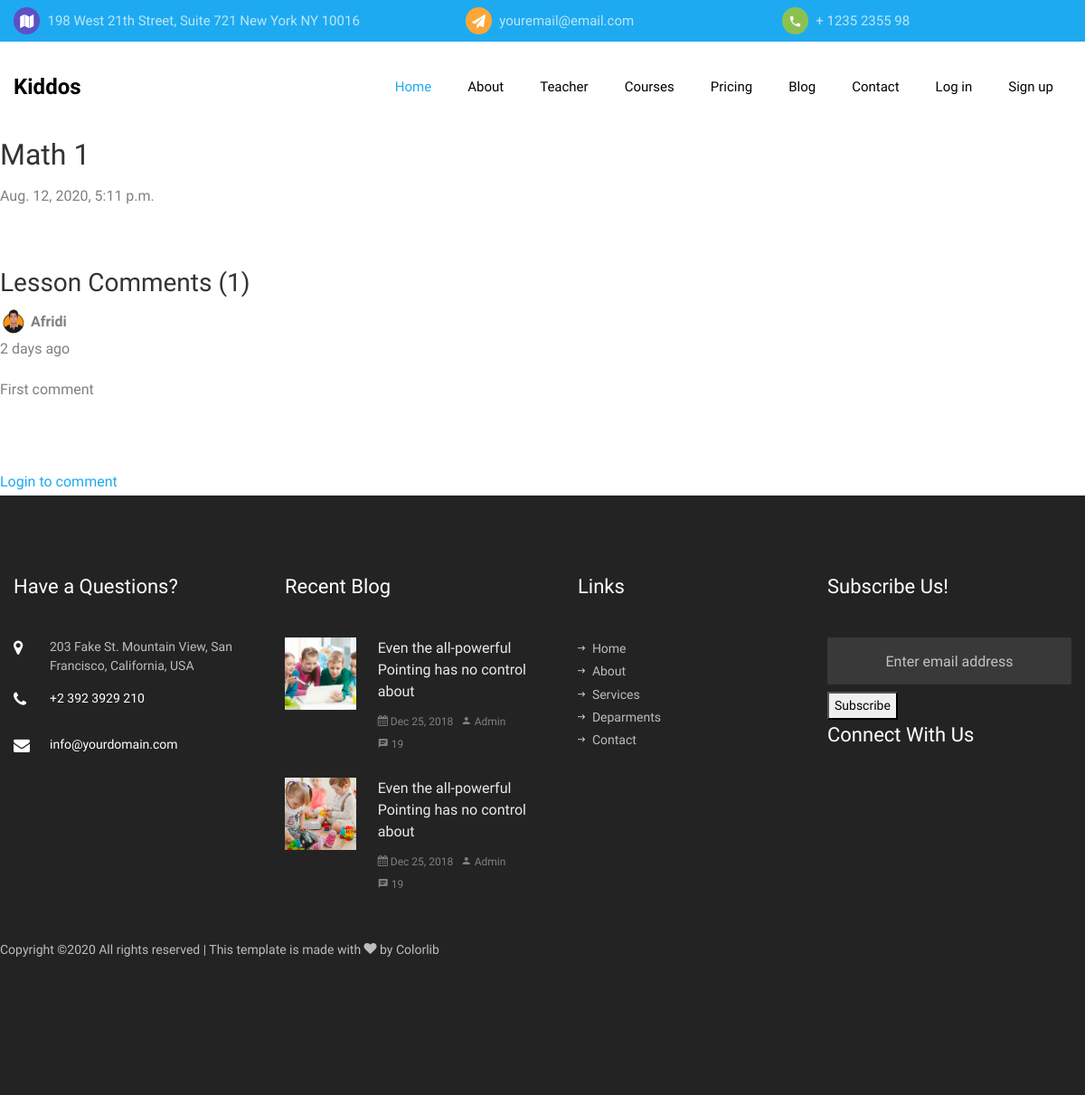
The page /courses/1/ on the database its author committed.
### courses/models.py (models this page shows, shortened)
class Course(models.Model):
    title = models.CharField(max_length=30)
    overview = models.TextField()
    timestamp = models.DateTimeField(auto_now_add=True)
    comment_count = models.IntegerField(default=0)
    author = models.ForeignKey(Author, on_delete=models.CASCADE)
    thumbnail = models.ImageField()
    content = HTMLField()
    categories = models.ManyToManyField(Category)
    @property
    def get_comments(self):
        return self.comments.all().order_by('-timestamp')

class Comment(models.Model):
    user=models.ForeignKey(User, on_delete=models.CASCADE)
    timestamp= models.DateTimeField(auto_now_add=True)
    content=models.TextField()
    course=models.ForeignKey('Course', related_name='comments', on_delete=models.CASCADE)

class Author(models.Model):
    user = models.OneToOneField(User, on_delete=models.CASCADE)
    profile_pic = models.ImageField()

### courses/views.py (the view)
# urls.py: path('courses/<int:course_id>/', views.course_detail, name="course_detail"),
def course_detail(request, course_id):
    course= get_object_or_404(Course, id=course_id)
    form = CommentForm(request.POST or None)
    if request.method == "POST":
        if form.is_valid():
            form.instance.user= request.user
            form.instance.course = course
            form.save()
            return redirect('course_detail', course_id=course_id)
    context = {
        'course':course,
        'form':form
    }
    return render(request, 'course_detail.html', context)

### courses/forms.py
class CommentForm(forms.ModelForm):
    content = forms.CharField(widget=forms.Textarea(attrs={
        'class':'form-control',
        'placeholder':'Type your comment',
        'id':'usercomment',
        'rows':'4'
    }))
    class Meta:
        model=Comment
        fields =('content', )

### templates/course_detail.html (shortened to what this page needs)
{% extends 'root.html' %}
{% load static %}
{% block content %}
<h2>{{ course.title }}</h2>
<p>{{ course.timestamp }}</p>
<p>{{ course.content|safe }}</p>
<h3>Lesson Comments     ({{ course.comments.count}})</h3>
{% for comment in course.get_comments %}
<div class="comment">
<div class="image">
  {% if comment.user.author %}
  <img src="{{ comment.user.author.profile_pic.url }}" alt="" class="img-fluid rounded-circle" width="30px">
  {% else %}
  <img src="{% static 'images/user.png' %}" alt="" class="img-fluid rounded-circle" width="30px">
  {% endif %}
  <strong>{{ comment.user.username }}</strong>
  <p>{{ comment.timestamp|timesince }} ago</p>
</div>
<div class="comment-body">
<p>{{ comment.content }}</p>
</div>
</div>
{% endfor %}
<br><br>
{% if request.user.is_authenticated %}
<h3>Leave a comment</h3>
<div class="add-comment">
<form method="POST" action=".">
{% csrf_token %}
<div class="row">
<div class="form-group col-md-12">
  {{ form }}
</div>
</div>
<button type="submit">Leave a comment</button>
</form>
{% else %}
<a href="{% url 'account_login'%}">Login to comment</a>
{% endif %}
{% endblock content %}

### rows shown on the page
Course: title "Math 1", timestamp "Aug. 12, 2020, 5:11 p.m.", comments.count "1"
Comment: user.author.profile_pic (picture), user.username "Afridi", timestamp "2 days", content "First comment"
